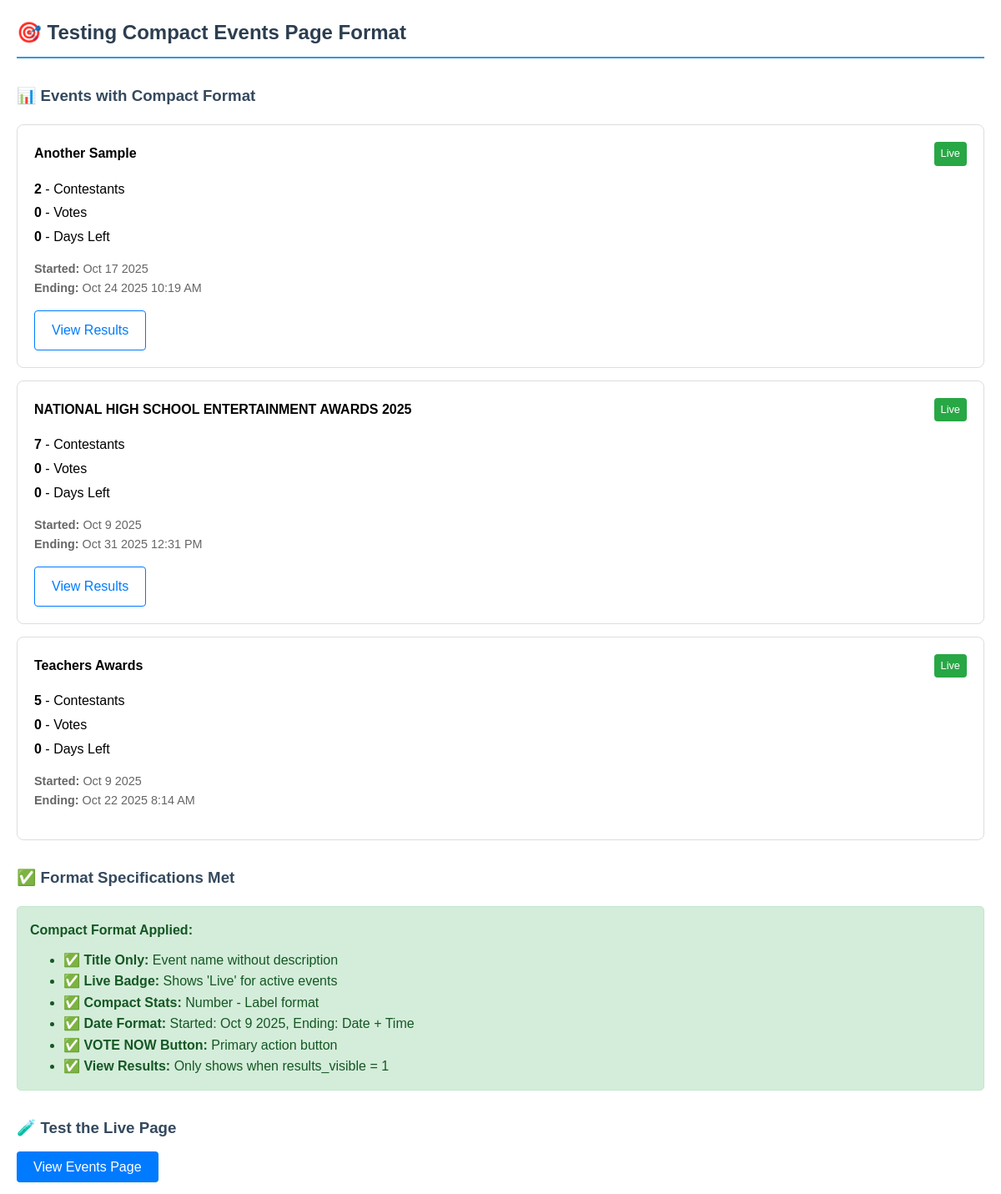
The page /test_compact_events.php on the database as committed earlier.
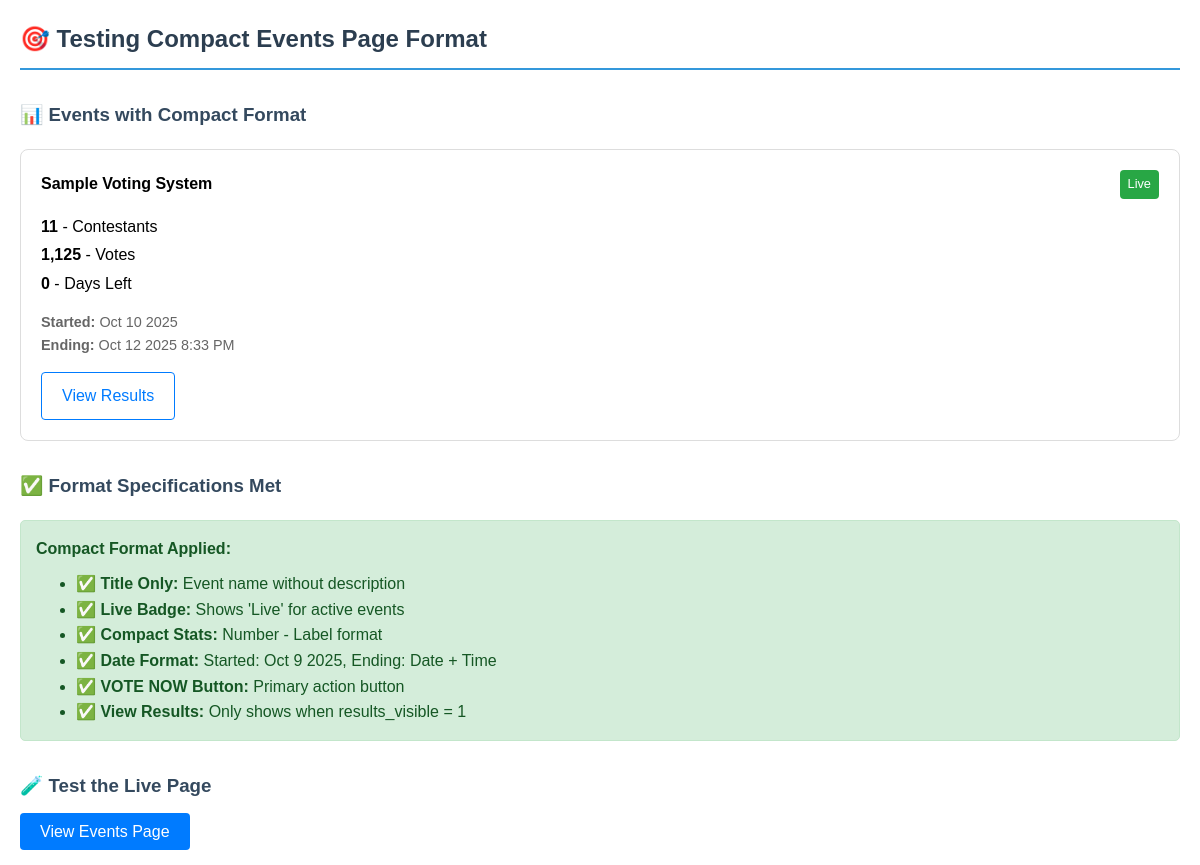
The same page on the database as committed later.
### tables this page shows
CREATE TABLE `events` (
  `id` int(11) NOT NULL,
  `tenant_id` int(11) NOT NULL,
  `name` varchar(255) NOT NULL,
  `code` varchar(50) NOT NULL,
  `description` text DEFAULT NULL,
  `featured_image` varchar(500) DEFAULT NULL,
  `start_date` datetime DEFAULT NULL,
  `end_date` datetime DEFAULT NULL,
  `vote_price` decimal(10,2) DEFAULT 0.50 COMMENT 'Price per vote in USD',
  `active` tinyint(1) DEFAULT 1,
  `status` enum('draft','active','suspended','closed','archived') DEFAULT 'draft',
  `visibility` enum('private','public','unlisted') DEFAULT 'private',
  `admin_status` enum('approved','pending','rejected','under_review') DEFAULT 'pending',
  `admin_notes` text DEFAULT NULL,
  `created_by` int(11) DEFAULT NULL,
  `suspended_reason` text DEFAULT NULL,
  `suspended_by` int(11) DEFAULT NULL,
  `suspended_at` timestamp NULL DEFAULT NULL,
  `closed_at` timestamp NULL DEFAULT NULL,
  `archived_at` timestamp NULL DEFAULT NULL,
  `created_at` timestamp NOT NULL DEFAULT current_timestamp(),
  `updated_at` timestamp NOT NULL DEFAULT current_timestamp() ON UPDATE current_timestamp(),
  `results_visible` tinyint(1) DEFAULT 1 COMMENT 'Controls whether results/leaderboard is visible to public',
  `deactivated_at` timestamp NULL DEFAULT NULL,
  `deactivated_by` int(11) DEFAULT NULL
);

### test_compact_events.php (the view, shortened to what this page needs)
<?php
try {
    $db = Database::getInstance();
    $connection = $db->getConnection();
    echo "<h2>🎯 Testing Compact Events Page Format</h2>";
    $stmt = $connection->query("
        SELECT e.*,
               COUNT(DISTINCT c.id) as contestant_count,
               COALESCE(SUM(v.quantity), 0) as total_votes,
               DATEDIFF(e.end_date, NOW()) as days_left
        FROM events e
        LEFT JOIN contestants c ON e.id = c.event_id
        LEFT JOIN votes v ON c.id = v.contestant_id
        WHERE e.status = 'active'
        AND e.visibility = 'public'
        GROUP BY e.id
        ORDER BY e.start_date DESC
        LIMIT 3
    ");
    $events = $stmt->fetchAll();
    echo "<h3>📊 Events with Compact Format</h3>";
    foreach ($events as $event) {
        $endDate = new DateTime($event['end_date']);
        $today = new DateTime();
        $daysLeft = max(0, $today->diff($endDate)->days);
        if ($endDate < $today) $daysLeft = 0;
        echo "<div style='border: 1px solid #ddd; padding: 20px; margin: 15px 0; border-radius: 8px; background: white;'>";
        echo "<div style='display: flex; justify-content: space-between; align-items: center; margin-bottom: 15px;'>";
        echo "<h4 style='margin: 0; font-weight: bold;'>{$event['name']}</h4>";
        if ($event['status'] === 'active') {
            echo "<span style='background: #28a745; color: white; padding: 4px 8px; border-radius: 4px; font-size: 0.8rem;'>Live</span>";
        }
        echo "</div>";
        echo "<div style='margin-bottom: 15px;'>";
        echo "<div style='margin-bottom: 3px;'><strong>{$event['contestant_count']}</strong> - Contestants</div>";
        echo "<div style='margin-bottom: 3px;'><strong>" . number_format($event['total_votes']) . "</strong> - Votes</div>";
        echo "<div style='margin-bottom: 3px;'><strong>{$daysLeft}</strong> - Days Left</div>";
        echo "</div>";
        echo "<div style='margin-bottom: 15px; color: #666; font-size: 0.9rem;'>";
        echo "<div><strong>Started:</strong> " . date('M j Y', strtotime($event['start_date'])) . "</div>";
        echo "<div><strong>Ending:</strong> " . date('M j Y g:i A', strtotime($event['end_date'])) . "</div>";
        echo "</div>";
        $canVote = (strtotime($event['start_date']) <= time() &&
                   strtotime($event['end_date']) >= time() &&
                   $event['status'] === 'active');
        echo "<div style='display: flex; gap: 10px;'>";
        if ($canVote) {
            require_once __DIR__ . '/src/Helpers/SlugHelper.php';
            $eventSlug = \SmartCast\Helpers\SlugHelper::generateEventSlug($event);
            echo "<a href='/smartcast/events/{$eventSlug}/vote' style='background: #007bff; color: white; padding: 10px 20px; text-decoration: none; border-radius: 4px;'>VOTE NOW</a>";
            if ($event['results_visible']) {
                echo "<a href='/smartcast/events/{$eventSlug}' style='border: 1px solid #007bff; color: #007bff; padding: 8px 16px; text-decoration: none; border-radius: 4px; font-size: 0.9rem;'>View Results</a>";
            }
        } elseif (strtotime($event['start_date']) > time()) {
            echo "<button style='background: #ffc107; color: #212529; padding: 10px 20px; border: none; border-radius: 4px;' disabled>Starts Soon</button>";
        } else {
            if ($event['results_visible']) {
                echo "<a href='/smartcast/events/{$eventSlug}' style='border: 1px solid #007bff; color: #007bff; padding: 10px 20px; text-decoration: none; border-radius: 4px;'>View Results</a>";
            }
        }
        echo "</div>";
        echo "</div>";
    }
    echo "<h3>✅ Format Specifications Met</h3>";
    echo "<div style='background: #d4edda; padding: 15px; border-radius: 5px; border: 1px solid #c3e6cb;'>";
    echo "<h4 style='color: #155724; margin: 0 0 10px 0;'>Compact Format Applied:</h4>";
    echo "<ul style='margin: 0; color: #155724;'>";
    echo "<li>✅ <strong>Title Only:</strong> Event name without description</li>";
    echo "<li>✅ <strong>Live Badge:</strong> Shows 'Live' for active events</li>";
    echo "<li>✅ <strong>Compact Stats:</strong> Number - Label format</li>";
    echo "<li>✅ <strong>Date Format:</strong> Started: Oct 9 2025, Ending: Date + Time</li>";
    echo "<li>✅ <strong>VOTE NOW Button:</strong> Primary action button</li>";
    echo "<li>✅ <strong>View Results:</strong> Only shows when results_visible = 1</li>";
    echo "</ul>";
    echo "</div>";
    echo "<h3>🧪 Test the Live Page</h3>";
    echo "<p><a href='/smartcast/events' target='_blank' style='background: #007bff; color: white; padding: 10px 20px; text-decoration: none; border-radius: 4px;'>View Events Page</a></p>";
} catch (Exception $e) {
    echo "<h3>❌ Error:</h3>";
    echo "<p>" . $e->getMessage() . "</p>";
}
?>

Rows that differ between the two databases and show on the page:
removed events: name "Another Sample", status "Live", contestant_count "2", total_votes "0", end_date "0", start_date "Oct 17 2025", end_date "Oct 24 2025 10:19 AM"
removed events: name "NATIONAL HIGH SCHOOL ENTERTAINMENT AWARDS 2025", status "Live", contestant_count "7", total_votes "0", end_date "0", start_date "Oct 9 2025", end_date "Oct 31 2025 12:31 PM"
removed events: name "Teachers Awards", status "Live", contestant_count "5", total_votes "0", end_date "0", start_date "Oct 9 2025", end_date "Oct 22 2025 8:14 AM"
added events: name "Sample Voting System", status "Live", contestant_count "11", total_votes "1,125", end_date "0", start_date "Oct 10 2025", end_date "Oct 12 2025 8:33 PM"
